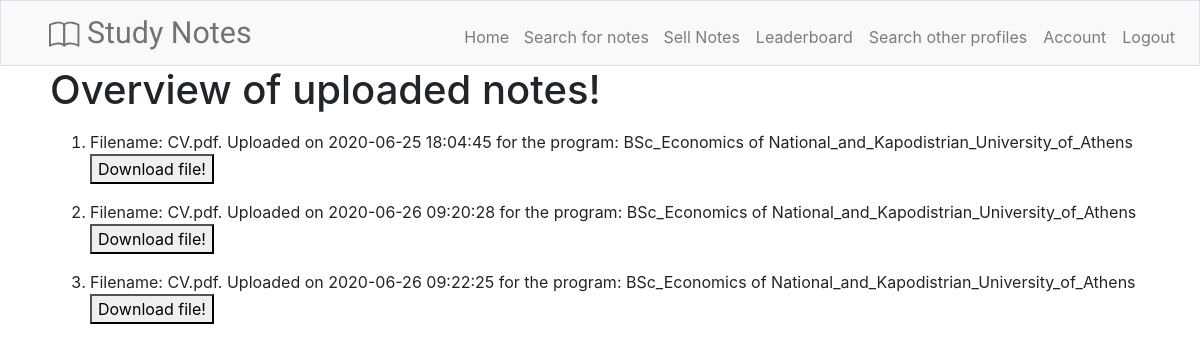
The app's page /view_uploads (signed in), older data.
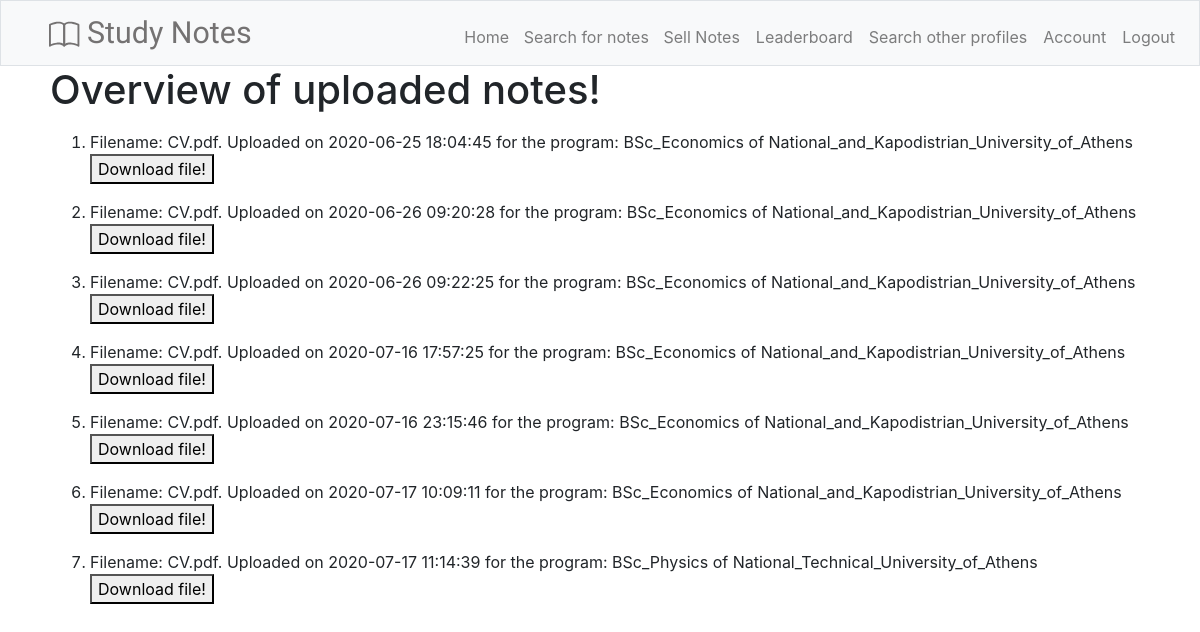
The same page, newer data.
### tables this page shows
CREATE TABLE "notes_uploaded" (
	"note_id"	INTEGER NOT NULL,
	"uploader_id"	INTEGER NOT NULL,
	"upload_time"	TIMESTAMP NOT NULL DEFAULT CURRENT_TIMESTAMP,
	"filename"	VARCHAR NOT NULL,
	"university"	VARCHAR NOT NULL,
	"program"	VARCHAR NOT NULL,
	"path"	TEXT,
	"title"	TEXT NOT NULL,
	"price"	NUMERIC NOT NULL,
	FOREIGN KEY("uploader_id") REFERENCES "users"("user_id"),
	PRIMARY KEY("note_id" AUTOINCREMENT)
);

### application.py (the view)
@app.route("/view_uploads")
@login_required
def view_uploads():
    notes_uploaded = db.execute("SELECT * FROM notes_uploaded WHERE uploader_id = ?", (g.user[0],)).fetchall()
    return render_template("/view_uploads.html", notes_uploaded=notes_uploaded)

### application.py (called while the page is built)
@app.before_request  # From: https://www.youtube.com/watch?v=2Zz97NVbH0U&t=492s
def before_request():  # Had to import g from flask. It creates a global variable so I can then reference a users info in other routes
    g.user = None
    if 'user_id' in session:
        user = db.execute("SELECT * FROM users WHERE user_id=:input", {"input": session['user_id']}).fetchone()  #returns a tuple
        g.user = user

### helpers.py (called while the page is built)
def login_required(f):
    @wraps(f)
    def decorated_function(*args, **kwargs):
        if g.user is None:
            return redirect(url_for('login', next=request.url))
        return f(*args, **kwargs)
    return decorated_function

### templates/view_uploads.html (shortened to what this page needs)
{% extends "layout.html" %}
{% block main %}
    <body class="actual_container">
        <h1>Overview of uploaded notes!</h1>
        <ol>
            {% for note in notes_uploaded %}
                <li>Filename: {{ note[3] }}. Uploaded on {{ note[2] }} for the program: {{ note[5] }} of {{ note[4] }} <button type="submit" onclick="window.open(' {{note[6]}} ')">Download file!</button></li>
            {% endfor %}
        </ol>
    </body>
{% endblock %}

### templates/layout.html (shortened to what this page needs)
<!DOCTYPE html>
<html lang="en">
	<head>
		<link href="https://maxcdn.bootstrapcdn.com/bootstrap/4.1.3/css/bootstrap.min.css" rel="stylesheet">
		<link href="{{ url_for('static', filename='style.css') }}" rel="stylesheet">
	</head>
	<body style= "background-color: white">
		<nav class="navbar navbar-expand-md navbar-light bg-light border">
			<div class="collapse navbar-collapse" id="navbar">
				<ul class="navbar-nav mr-auto">
					<li>
						<a class="logo_top_right" style="text-decoration: none;" href='/home'>
						<div id="logo-and-name">
							Study Notes
						</div>
						</a>
					</li>
				</ul>
				<ul class="navbar-nav ml-auto mt-2">
					<li class="nav-item">
						<a class="nav-link" href="/home">Home</a>
					</li>
					<li class="nav-item">
						<a class="nav-link" href="/search" style="padding-left: 5pt;">Search for notes</a>
					</li>
					<li class="nav-item">
						<a class="nav-link" href="/sell" style="padding-left: 5pt;">Sell Notes</a>
					</li>
					<li class="nav-item">
						<a class="nav-link" href="/leaderboard_filter">Leaderboard</a>
					</li>
					<li class="nav-item">
						<a class="nav-link" href="/search_profile">Search other profiles</a>
					</li>
					<li class="nav-item">
						<a class="nav-link" href="/account">Account</a>
					</li>
					<li class="nav-item">
						<a class="nav-link" href="/logout">Logout</a>
					</li>
				</ul>
			</div>
		</nav>
		<main class="main_container">
		<div class="basic_container">
				{% block main %}{% endblock %}
		</div>
		</main>
	</body>
</html>

### static/style.css (style rules this page uses)
#logo-and-name { color: #747272; font-size: 190%; padding-left: 2ex; font-family: 'Annie Use Your Telescope', cursive; }
.basic_container { margin-left: 50px; margin-right: 50px; }

Row changes from the older to the newer data that the page shows:
added notes_uploaded: filename "CV.pdf", upload_time "2020-07-16 17:57:25", program "BSc_Economics", university "National_and_Kapodistrian_University_of_Athens"
added notes_uploaded: filename "CV.pdf", upload_time "2020-07-16 23:15:46", program "BSc_Economics", university "National_and_Kapodistrian_University_of_Athens"
added notes_uploaded: filename "CV.pdf", upload_time "2020-07-17 10:09:11", program "BSc_Economics", university "National_and_Kapodistrian_University_of_Athens"
added notes_uploaded: filename "CV.pdf", upload_time "2020-07-17 11:14:39", program "BSc_Physics", university "National_Technical_University_of_Athens"
